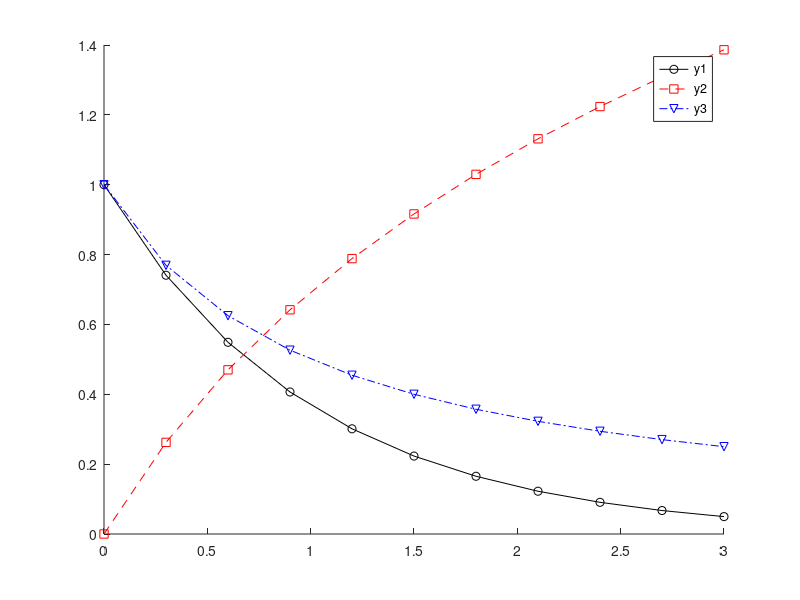

The MATLAB script that drew this image: (Note: this script raises an error after producing the figure.)
clear
x=linspace(0,3,11);
    y1=exp(-x);
    y2=log(x+1);
    y3=1./(x+1);

hold on
plot(x,y1,'k-o')
plot(x,y2,'r--s')
plot(x,y3,'b-.v')
legend('y1','y2','y3')
hold off
plottools on